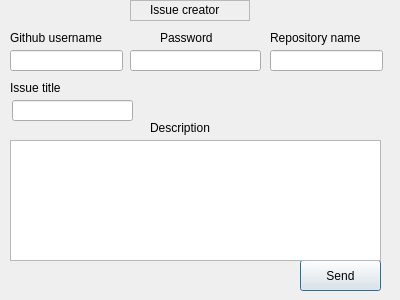
<?xml version="1.0" encoding="UTF-8"?>
<ui version="4.0">
 <class>issuecreator</class>
 <widget class="QDialog" name="issuecreator">
  <property name="geometry">
   <rect>
    <x>0</x>
    <y>0</y>
    <width>400</width>
    <height>300</height>
   </rect>
  </property>
  <property name="windowTitle">
   <string>Dialog</string>
  </property>
  <widget class="QPushButton" name="Send">
   <property name="geometry">
    <rect>
     <x>300</x>
     <y>260</y>
     <width>81</width>
     <height>31</height>
    </rect>
   </property>
   <property name="text">
    <string>Send</string>
   </property>
  </widget>
  <widget class="QLineEdit" name="PassEdit">
   <property name="geometry">
    <rect>
     <x>130</x>
     <y>50</y>
     <width>131</width>
     <height>21</height>
    </rect>
   </property>
   <property name="text">
    <string/>
   </property>
   <property name="echoMode">
    <enum>QLineEdit::Password</enum>
   </property>
  </widget>
  <widget class="QLineEdit" name="RepoNameEdit">
   <property name="geometry">
    <rect>
     <x>270</x>
     <y>50</y>
     <width>113</width>
     <height>21</height>
    </rect>
   </property>
   <property name="text">
    <string/>
   </property>
  </widget>
  <widget class="QLineEdit" name="TitleEdit">
   <property name="geometry">
    <rect>
     <x>12</x>
     <y>100</y>
     <width>121</width>
     <height>21</height>
    </rect>
   </property>
   <property name="text">
    <string/>
   </property>
  </widget>
  <widget class="QTextEdit" name="DescriptionEdit">
   <property name="geometry">
    <rect>
     <x>10</x>
     <y>140</y>
     <width>371</width>
     <height>121</height>
    </rect>
   </property>
  </widget>
  <widget class="QLabel" name="label">
   <property name="geometry">
    <rect>
     <x>270</x>
     <y>30</y>
     <width>111</width>
     <height>16</height>
    </rect>
   </property>
   <property name="text">
    <string>Repository name</string>
   </property>
  </widget>
  <widget class="QLabel" name="label_2">
   <property name="geometry">
    <rect>
     <x>160</x>
     <y>30</y>
     <width>71</width>
     <height>16</height>
    </rect>
   </property>
   <property name="text">
    <string>Password</string>
   </property>
  </widget>
  <widget class="QLabel" name="label_3">
   <property name="geometry">
    <rect>
     <x>10</x>
     <y>30</y>
     <width>111</width>
     <height>16</height>
    </rect>
   </property>
   <property name="text">
    <string>Github username</string>
   </property>
  </widget>
  <widget class="QLineEdit" name="UsernameEdit">
   <property name="geometry">
    <rect>
     <x>10</x>
     <y>50</y>
     <width>113</width>
     <height>21</height>
    </rect>
   </property>
  </widget>
  <widget class="QLabel" name="label_4">
   <property name="geometry">
    <rect>
     <x>10</x>
     <y>80</y>
     <width>131</width>
     <height>16</height>
    </rect>
   </property>
   <property name="text">
    <string>Issue title</string>
   </property>
  </widget>
  <widget class="QLabel" name="label_5">
   <property name="geometry">
    <rect>
     <x>150</x>
     <y>120</y>
     <width>81</width>
     <height>16</height>
    </rect>
   </property>
   <property name="text">
    <string>Description</string>
   </property>
  </widget>
  <widget class="QLabel" name="label_6">
   <property name="geometry">
    <rect>
     <x>150</x>
     <y>0</y>
     <width>81</width>
     <height>20</height>
    </rect>
   </property>
   <property name="text">
    <string>Issue creator</string>
   </property>
  </widget>
  <widget class="QFrame" name="frame">
   <property name="geometry">
    <rect>
     <x>130</x>
     <y>0</y>
     <width>120</width>
     <height>21</height>
    </rect>
   </property>
   <property name="frameShape">
    <enum>QFrame::StyledPanel</enum>
   </property>
   <property name="frameShadow">
    <enum>QFrame::Raised</enum>
   </property>
  </widget>
 </widget>
 <resources/>
 <connections/>
</ui>
